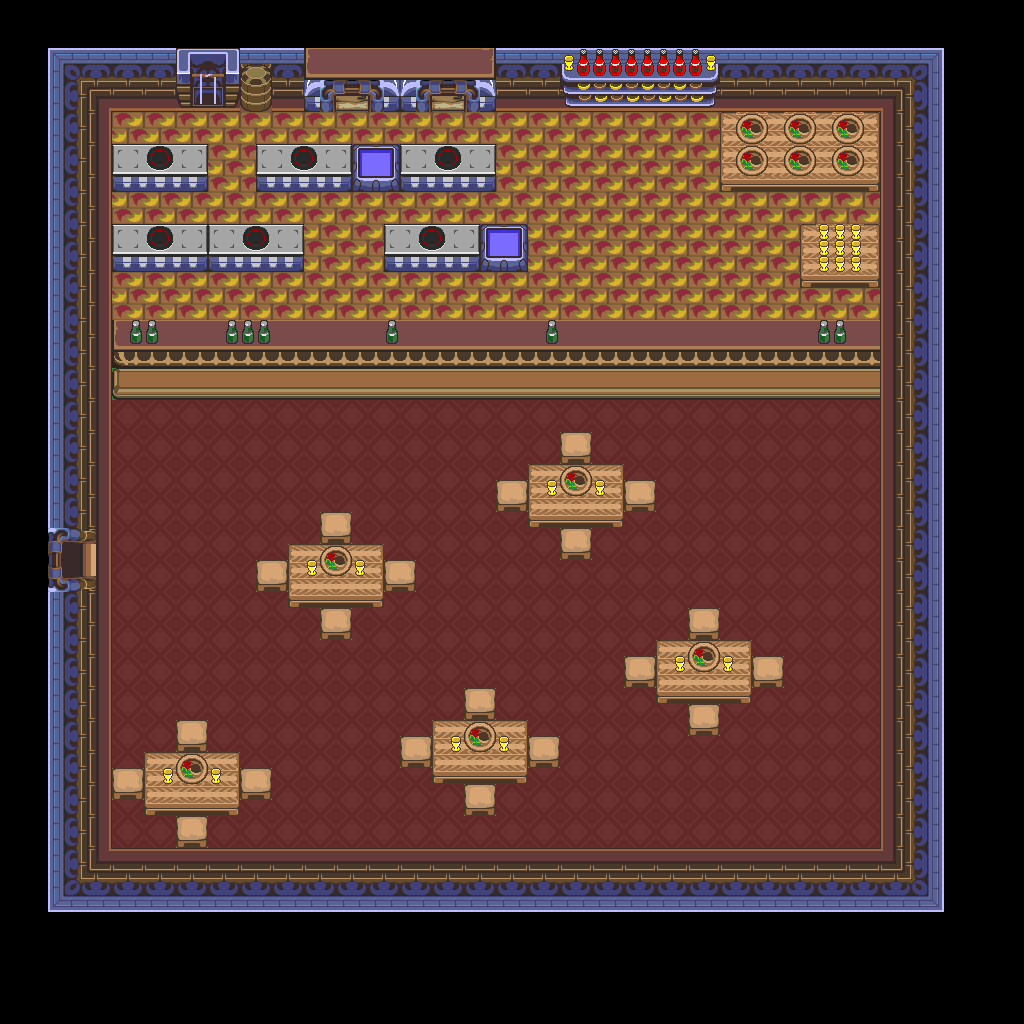

This is a level from a 2D game, rendered from its Tiled map with the project's own tilesets. A one-line summary and the map file follow, with tile-layer data summarised:
An orthogonal 64x64 tile map with 16x16 px tiles, 1 tile layer (base), 1 hidden layer not drawn and 5 objects.

<map version="1.10" tiledversion="1.12.1" orientation="orthogonal" renderorder="right-down" width="64" height="64" tilewidth="16" tileheight="16" infinite="0" nextlayerid="3" nextobjectid="6">
 <tileset firstgid="1" source="../classiciphone_pics4.tsx" />
 <layer id="1" name="base" width="64" height="64">
  <data>[4096 cells, 4096 non-empty, 168 distinct tile ids]</data>
 </layer>
 <layer id="2" name="collision" width="64" height="64" visible="0">
  <properties><property name="collision" value="true" /></properties>
  <data>[4096 cells, 2174 non-empty, 1 distinct tile ids]</data>
 </layer>
 <objectgroup id="3" name="npcs">
  <object id="1" x="448.0" y="416.0" width="16" height="16">
   <properties>
    <property name="gani" value="sign.gif" />
    <property name="script" type="string">-- Auto-converted from GraalScript
-- // NPC made by Super Human Krillin
-- if (playerenters) {
end
-- if (playertouchsme) {say0;}</property>
   </properties>
  </object>
  <object id="2" x="112.0" y="96.0" width="16" height="16">
   <properties>
    <property name="gani" value="smoke.gif" />
    <property name="script" type="string">-- Auto-converted from GraalScript
-- // NPC made by wazza
-- if (created) {
end
-- if (playertouchsme) {
end</property>
   </properties>
  </object>
  <object id="3" x="192.0" y="176.0" width="16" height="16">
   <properties>
    <property name="gani" value="smoke.gif" />
    <property name="script" type="string">-- Auto-converted from GraalScript
-- // NPC made by wazza
-- if (created) {
end
-- if (playertouchsme) {
end</property>
   </properties>
  </object>
  <object id="4" x="336.0" y="176.0" width="16" height="16">
   <properties>
    <property name="gani" value="smoke.gif" />
    <property name="script" type="string">-- Auto-converted from GraalScript
-- // NPC made by wazza
-- if (created) {
end
-- if (playertouchsme) {
end</property>
   </properties>
  </object>
  <object id="5" x="880.0" y="48.0" width="16" height="16">
   <properties>
    <property name="script" type="string">-- Auto-converted from GraalScript
joinResource("level_nopk")</property>
   </properties>
  </object>
 </objectgroup>
</map>
